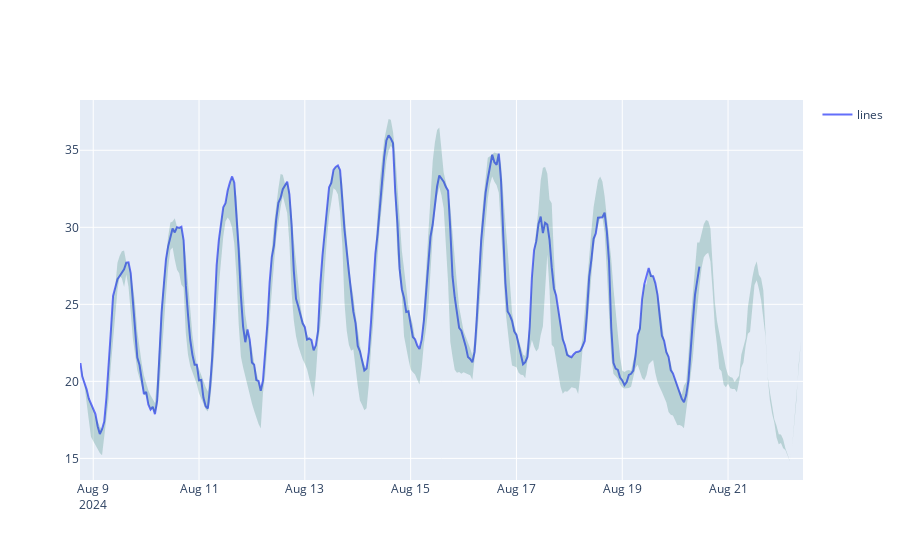

The code cell stored with this chart in its notebook:
### Code cell
fig = go.Figure()
fig.add_trace(go.Scatter(x=brno_data['timestamp'], y=brno_data['TEMP'],
                    mode='lines',
                    name='lines'))
fig.add_trace(go.Scatter(x=aggr_brno_data['pred_timestamp'].to_list()+aggr_brno_data['pred_timestamp'].to_list()[::-1], y=aggr_brno_data['max_temperature'].to_list()+aggr_brno_data['min_temperature'].to_list()[::-1],
                    fill='toself',
    fillcolor='rgba(0,100,80,0.2)',
    line_color='rgba(255,255,255,0)',
    showlegend=False,
    name='Fair'))


fig.show()

### Figure 1 — Plotly figure (JSON) as saved in the notebook; plotly's stock layout.template omitted (floating-point values rounded to 4 significant figures; data arrays with more than 128 entries replaced by an {"elided": "..."} marker saying what was removed)
{"data": [{"mode": "lines", "name": "lines", "type": "scatter", "x": {"elided": "13296 str values"}, "y": {"elided": "13296 float values"}}, {"fill": "toself", "fillcolor": "rgba(0,100,80,0.2)", "line": {"color": "rgba(255,255,255,0)"}, "name": "Fair", "showlegend": false, "type": "scatter", "x": {"elided": "658 str values"}, "y": {"elided": "658 float values"}}], "layout": {}}
